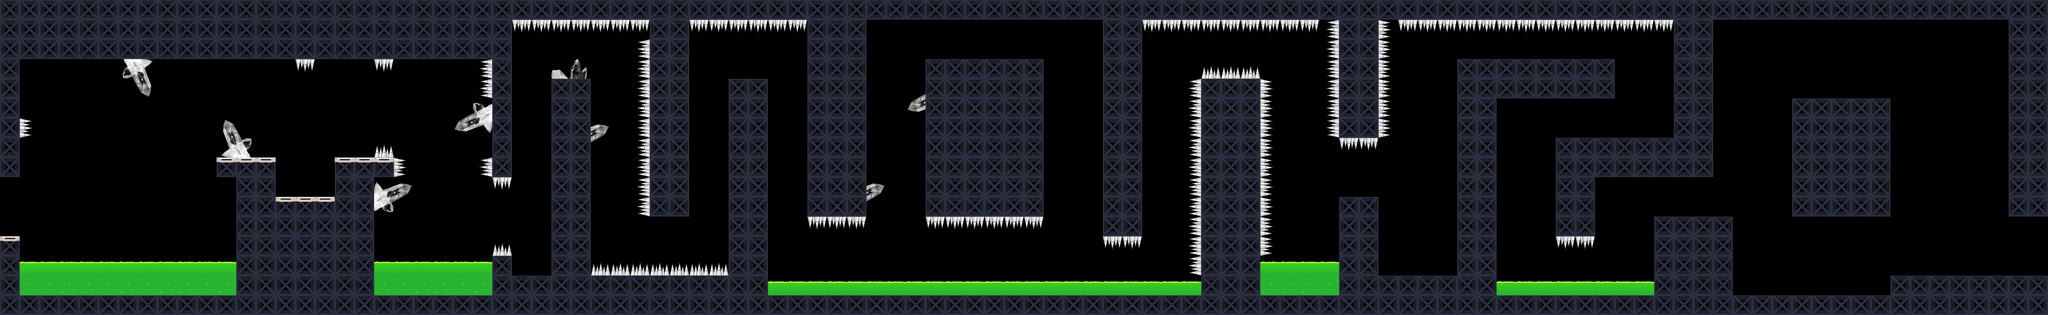

This game map was drawn from its Tiled (.tmx) file and the tilesets committed beside it. A one-line description and the trimmed map source follow:
An orthogonal 104x16 tile map with 64x64 px tiles, 3 tile layers (Base, L0, UI) and 32 objects (7x VEF, 6x static, 3x HEF, 2x Mine, SpawnPoint, ...).

<map version="1.2" tiledversion="2019.05.08" orientation="orthogonal" renderorder="left-up" width="104" height="16" tilewidth="64" tileheight="64" infinite="0" nextlayerid="13" nextobjectid="45">
 <properties>
  <property name="isBoundingBox" type="bool" value="false" />
  <property name="isDebug" type="bool" value="false" />
  <property name="isFollow" type="bool" value="true" />
  <property name="isScrollX" type="bool" value="true" />
  <property name="isScrollY" type="bool" value="false" />
 </properties>
 <tileset firstgid="1" name="Tiles" tilewidth="128" tileheight="128" tilecount="15" columns="0">
  <grid orientation="orthogonal" width="1" height="1" />
  <tile id="1" type="TR-1">
   <properties>
    <property name="PE_Key" value="NA" />
    <property name="PhysicsBody" value="BOUNDING_BOX" />
    <property name="TAG" type="int" value="80" />
    <property name="isDynamic" type="bool" value="false" />
    <property name="isUseOnContact" type="bool" value="false" />
    <property name="isUsePhysics" type="bool" value="true" />
   </properties>
   <image width="64" height="64" source="Tile2.png" />
   <objectgroup draworder="index">
    <object id="1" x="0" y="0" width="64" height="64" />
   </objectgroup>
  </tile>
  <tile id="4" type="TR-0">
   <properties>
    <property name="PE_Key" value="NA" />
    <property name="PhysicsBody" value="BOUNDING_BOX" />
    <property name="TAG" type="int" value="82" />
    <property name="isDynamic" type="bool" value="false" />
    <property name="isUseOnContact" type="bool" value="false" />
    <property name="isUsePhysics" type="bool" value="true" />
   </properties>
   <image width="64" height="64" source="Tile5.png" />
   <objectgroup draworder="index">
    <object id="1" x="0" y="0" width="64" height="64" />
   </objectgroup>
  </tile>
  <tile id="15" type="Acid">
   <properties>
    <property name="CategoryBitmask" value="100000_000000_000000_000000" />
    <property name="CollisionBitmask" value="000000_000000_11111111_11111111" />
    <property name="ContactTestBitmask" value="11111111_11111111_11111111_11111111" />
    <property name="GameObject" value="Hostile" />
    <property name="GivesDamage" type="int" value="100" />
    <property name="Group" type="int" value="0" />
    <property name="PE_Key" value="NA" />
    <property name="PhysicsBody" value="BOUNDING_BOX" />
    <property name="TAG" type="int" value="100" />
    <property name="canGiveDamage" type="bool" value="false" />
    <property name="canTakeDamage" type="bool" value="false" />
    <property name="health" value="INF" />
    <property name="isDynamic" type="bool" value="false" />
    <property name="isUseOnContact" type="bool" value="false" />
    <property name="isUsePhysics" type="bool" value="true" />
   </properties>
   <image width="64" height="64" source="Acid_Bottom.png" />
   <objectgroup draworder="index">
    <object id="1" x="0" y="0" width="4" height="64" />
   </objectgroup>
  </tile>
  <tile id="16" type="AcidTop">
   <properties>
    <property name="CategoryBitmask" value="010000_000000_000000_000000" />
    <property name="CollisionBitmask" value="000000_000000_11111111_11111111" />
    <property name="ContactTestBitmask" value="11111111_11111111_11111111_11111111" />
    <property name="GameObject" value="Hostile" />
    <property name="GivesDamage" type="int" value="100" />
    <property name="Group" type="int" value="0" />
    <property name="PE_Key" value="AcidTop" />
    <property name="PhysicsBody" value="PE" />
    <property name="TAG" type="int" value="100" />
    <property name="canGiveDamage" type="bool" value="true" />
    <property name="canTakeDamage" type="bool" value="false" />
    <property name="health" value="INF" />
    <property name="isDynamic" type="bool" value="false" />
    <property name="isUseOnContact" type="bool" value="false" />
    <property name="isUsePhysics" type="bool" value="true" />
   </properties>
   <image width="64" height="64" source="Acid_Top.png" />
   <objectgroup draworder="index">
    <object id="1" x="2" y="23" width="61" height="40" />
   </objectgroup>
  </tile>
  <tile id="22" type="SpikeWest">
   <properties>
    <property name="CategoryBitmask" value="100000_000000_000000_000000" />
    <property name="CollisionBitmask" value="000000_000000_11111111_11111111" />
    <property name="ContactTestBitmask" value="11111111_11111111_11111111_11111111" />
    <property name="GameObject" value="Hostile" />
    <property name="GivesDamage" type="int" value="30" />
    <property name="Group" type="int" value="0" />
    <property name="PE_Key" value="SpikeWest" />
    <property name="PhysicsBody" value="PE" />
    <property name="TAG" type="int" value="100" />
    <property name="canGiveDamage" type="bool" value="false" />
    <property name="canTakeDamage" type="bool" value="false" />
    <property name="health" value="INF" />
    <property name="isDynamic" type="bool" value="false" />
    <property name="isUseOnContact" type="bool" value="true" />
    <property name="isUsePhysics" type="bool" value="true" />
   </properties>
   <image width="64" height="64" source="SpikeWest.png" />
   <objectgroup draworder="index">
    <object id="1" x="27" y="2" width="36" height="60" />
   </objectgroup>
  </tile>
  <tile id="23" type="SpikeEast">
   <properties>
    <property name="CategoryBitmask" value="100000_000000_000000_000000" />
    <property name="CollisionBitmask" value="000000_000000_11111111_11111111" />
    <property name="ContactTestBitmask" value="11111111_11111111_11111111_11111111" />
    <property name="GameObject" value="Hostile" />
    <property name="GivesDamage" type="int" value="30" />
    <property name="Group" type="int" value="0" />
    <property name="PE_Key" value="SpikeEast" />
    <property name="PhysicsBody" value="PE" />
    <property name="TAG" type="int" value="100" />
    <property name="canGiveDamage" type="bool" value="false" />
    <property name="canTakeDamage" type="bool" value="false" />
    <property name="health" value="INF" />
    <property name="isDynamic" type="bool" value="false" />
    <property name="isUseOnContact" type="bool" value="true" />
    <property name="isUsePhysics" type="bool" value="true" />
   </properties>
   <image width="64" height="64" source="SpikeEast.png" />
   <objectgroup draworder="index">
    <object id="1" x="0" y="0" width="34" height="64" />
   </objectgroup>
  </tile>
  <tile id="24" type="SpikeSouth">
   <properties>
    <property name="CategoryBitmask" value="100000_000000_000000_000000" />
    <property name="CollisionBitmask" value="000000_000000_11111111_11111111" />
    <property name="ContactTestBitmask" value="11111111_11111111_11111111_11111111" />
    <property name="GameObject" value="Hostile" />
    <property name="GivesDamage" type="int" value="30" />
    <property name="Group" type="int" value="0" />
    <property name="PE_Key" value="SpikeSouth" />
    <property name="PhysicsBody" value="PE" />
    <property name="TAG" type="int" value="100" />
    <property name="canGiveDamage" type="bool" value="false" />
    <property name="canTakeDamage" type="bool" value="false" />
    <property name="health" value="INF" />
    <property name="isDynamic" type="bool" value="false" />
    <property name="isUseOnContact" type="bool" value="true" />
    <property name="isUsePhysics" type="bool" value="true" />
   </properties>
   <image width="64" height="64" source="SpikeSoth.png" />
   <objectgroup draworder="index">
    <object id="1" x="0" y="0" width="64" height="34" />
   </objectgroup>
  </tile>
  <tile id="25" type="SpikeNorth">
   <properties>
    <property name="CategoryBitmask" value="100000_000000_000000_000000" />
    <property name="CollisionBitmask" value="000000_000000_11111111_11111111" />
    <property name="ContactTestBitmask" value="11111111_11111111_11111111_11111111" />
    <property name="GameObject" value="Hostile" />
    <property name="GivesDamage" type="int" value="30" />
    <property name="Group" type="int" value="0" />
    <property name="PE_Key" value="SpikeNorth" />
    <property name="PhysicsBody" value="PE" />
    <property name="TAG" type="int" value="100" />
    <property name="canGiveDamage" type="bool" value="false" />
    <property name="canTakeDamage" type="bool" value="false" />
    <property name="health" value="INF" />
    <property name="isDynamic" type="bool" value="false" />
    <property name="isUseOnContact" type="bool" value="true" />
    <property name="isUsePhysics" type="bool" value="true" />
   </properties>
   <image width="64" height="64" source="SpikeNorth.png" />
   <objectgroup draworder="index">
    <object id="1" x="0" y="34" width="64" height="35" />
   </objectgroup>
  </tile>
  <tile id="26" type="Finish">
   <properties>
    <property name="CategoryBitmask" value="100000_000000_000000_000000" />
    <property name="CollisionBitmask" value="000000_000000_11111111_11111111" />
    <property name="ContactTestBitmask" value="11111111_11111111_11111111_11111111" />
    <property name="GameObject" value="Exit" />
    <property name="GivesDamage" type="int" value="100" />
    <property name="Group" type="int" value="0" />
    <property name="PE_Key" value="NA" />
    <property name="PhysicsBody" value="BOUNDING_BOX" />
    <property name="TAG" type="int" value="100" />
    <property name="canGiveDamage" type="bool" value="false" />
    <property name="canTakeDamage" type="bool" value="false" />
    <property name="health" value="INF" />
    <property name="isDynamic" type="bool" value="false" />
    <property name="isUseOnContact" type="bool" value="false" />
    <property name="isUsePhysics" type="bool" value="false" />
   </properties>
   <image width="64" height="64" source="finish64x64.png" />
  </tile>
  <tile id="27" type="QuartzCrystalEast">
   <properties>
    <property name="CategoryBitmask" value="100000_000000_000000_000000" />
    <property name="CollisionBitmask" value="000000_000000_11111111_11111111" />
    <property name="ContactTestBitmask" value="11111111_11111111_11111111_11111111" />
    <property name="GameObject" value="Hostile" />
    <property name="GivesDamage" type="int" value="1" />
    <property name="Group" type="int" value="0" />
    <property name="PE_Key" value="QuartzCrystalEast" />
    <property name="PhysicsBody" value="PE" />
    <property name="TAG" type="int" value="100" />
    <property name="canGiveDamage" type="bool" value="false" />
    <property name="canTakeDamage" type="bool" value="false" />
    <property name="health" value="INF" />
    <property name="isDynamic" type="bool" value="false" />
    <property name="isUseOnContact" type="bool" value="true" />
    <property name="isUsePhysics" type="bool" value="true" />
   </properties>
   <image width="128" height="128" source="QuartzCrystalEast.png" />
  </tile>
  <tile id="28" type="QuartzCrystalNorth">
   <properties>
    <property name="CategoryBitmask" value="100000_000000_000000_000000" />
    <property name="CollisionBitmask" value="000000_000000_11111111_11111111" />
    <property name="ContactTestBitmask" value="11111111_11111111_11111111_11111111" />
    <property name="GameObject" value="Hostile" />
    <property name="GivesDamage" type="int" value="1" />
    <property name="Group" type="int" value="0" />
    <property name="PE_Key" value="QuartzCrystalNorth" />
    <property name="PhysicsBody" value="PE" />
    <property name="TAG" type="int" value="100" />
    <property name="canGiveDamage" type="bool" value="false" />
    <property name="canTakeDamage" type="bool" value="false" />
    <property name="health" value="INF" />
    <property name="isDynamic" type="bool" value="false" />
    <property name="isUseOnContact" type="bool" value="true" />
    <property name="isUsePhysics" type="bool" value="true" />
   </properties>
   <image width="128" height="128" source="QuartzCrystalNorth.png" />
  </tile>
  <tile id="29" type="QuartzCrystalNorth3">
   <properties>
    <property name="CategoryBitmask" value="100000_000000_000000_000000" />
    <property name="CollisionBitmask" value="000000_000000_11111111_11111111" />
    <property name="ContactTestBitmask" value="11111111_11111111_11111111_11111111" />
    <property name="GameObject" value="Hostile" />
    <property name="GivesDamage" type="int" value="1" />
    <property name="Group" type="int" value="0" />
    <property name="PE_Key" value="QuartzCrystalNorth3" />
    <property name="PhysicsBody" value="PE" />
    <property name="TAG" type="int" value="100" />
    <property name="canGiveDamage" type="bool" value="false" />
    <property name="canTakeDamage" type="bool" value="false" />
    <property name="health" value="INF" />
    <property name="isDynamic" type="bool" value="false" />
    <property name="isUseOnContact" type="bool" value="true" />
    <property name="isUsePhysics" type="bool" value="true" />
   </properties>
   <image width="128" height="128" source="QuartzCrystalNorth3.png" />
  </tile>
  <tile id="30" type="QuartzCrystalNorthFliped3">
   <properties>
    <property name="CategoryBitmask" value="100000_000000_000000_000000" />
    <property name="CollisionBitmask" value="000000_000000_11111111_11111111" />
    <property name="ContactTestBitmask" value="11111111_11111111_11111111_11111111" />
    <property name="GameObject" value="Hostile" />
    <property name="GivesDamage" type="int" value="1" />
    <property name="Group" type="int" value="0" />
    <property name="PE_Key" value="QuartzCrystalNorthFliped3" />
    <property name="PhysicsBody" value="PE" />
    <property name="TAG" type="int" value="100" />
    <property name="canGiveDamage" type="bool" value="false" />
    <property name="canTakeDamage" type="bool" value="false" />
    <property name="health" value="INF" />
    <property name="isDynamic" type="bool" value="false" />
    <property name="isUseOnContact" type="bool" value="true" />
    <property name="isUsePhysics" type="bool" value="true" />
   </properties>
   <image width="128" height="128" source="QuartzCrystalNorthFliped3.png" />
  </tile>
  <tile id="31" type="QuartzCrystalSouth">
   <properties>
    <property name="CategoryBitmask" value="100000_000000_000000_000000" />
    <property name="CollisionBitmask" value="000000_000000_11111111_11111111" />
    <property name="ContactTestBitmask" value="11111111_11111111_11111111_11111111" />
    <property name="GameObject" value="Hostile" />
    <property name="GivesDamage" type="int" value="1" />
    <property name="Group" type="int" value="0" />
    <property name="PE_Key" value="QuartzCrystalSouth" />
    <property name="PhysicsBody" value="PE" />
    <property name="TAG" type="int" value="100" />
    <property name="canGiveDamage" type="bool" value="false" />
    <property name="canTakeDamage" type="bool" value="false" />
    <property name="health" value="INF" />
    <property name="isDynamic" type="bool" value="false" />
    <property name="isUseOnContact" type="bool" value="true" />
    <property name="isUsePhysics" type="bool" value="true" />
   </properties>
   <image width="128" height="128" source="QuartzCrystalSouth.png" />
  </tile>
  <tile id="32" type="QuartzCrystalWest">
   <properties>
    <property name="CategoryBitmask" value="100000_000000_000000_000000" />
    <property name="CollisionBitmask" value="000000_000000_11111111_11111111" />
    <property name="ContactTestBitmask" value="11111111_11111111_11111111_11111111" />
    <property name="GameObject" value="Hostile" />
    <property name="GivesDamage" type="int" value="1" />
    <property name="Group" type="int" value="0" />
    <property name="PE_Key" value="QuartzCrystalWest" />
    <property name="PhysicsBody" value="PE" />
    <property name="TAG" type="int" value="100" />
    <property name="canGiveDamage" type="bool" value="false" />
    <property name="canTakeDamage" type="bool" value="false" />
    <property name="health" value="INF" />
    <property name="isDynamic" type="bool" value="false" />
    <property name="isUseOnContact" type="bool" value="true" />
    <property name="isUsePhysics" type="bool" value="true" />
   </properties>
   <image width="128" height="128" source="QuartzCrystalWest.png" />
  </tile>
 </tileset>
 <layer id="12" name="Base" width="104" height="16">
  <data>[1664 cells, 14 non-empty, 7 distinct tile ids]</data>
 </layer>
 <layer id="10" name="L0" width="104" height="16">
  <data>[1664 cells, 875 non-empty, 12 distinct tile ids]</data>
 </layer>
 <layer id="11" name="UI" width="104" height="16">
  <data>[1664 cells, 0 non-empty, 0 distinct tile ids]</data>
 </layer>
 <objectgroup id="2" name="O1-PHY" visible="0">
  <object id="1" name="SpawnPlayer" type="SpawnPoint" x="350" y="420">
   <point />
  </object>
  <object id="2" name="ExitLevel" type="Sensor" x="1596" y="514" width="64" height="256" />
  <object id="3" name="Top" type="static" x="0" y="0" width="1662" height="192" />
  <object id="4" name="WestWall" type="static" x="0" y="192" width="128" height="832" />
  <object id="5" name="Bottom" type="static" x="128" y="961" width="1536" height="64" />
  <object id="6" name="static" type="EsatWallTop" x="1601" y="199" width="63" height="316" />
  <object id="7" name="EastWall-Bottom" type="static" x="1600" y="771" width="66" height="188" />
  <object id="8" name="CenterPlatform" type="static" x="770" y="578" width="446" height="381" />
  <object id="9" name="CenterPlatform-Top" type="static" x="702" y="515" width="581" height="63" />
 </objectgroup>
 <objectgroup id="7" name="O2-ELEMENTS">
  <!-- 15 objects omitted --></objectgroup>
</map>
<!-- 15 of 32 objects omitted -->
